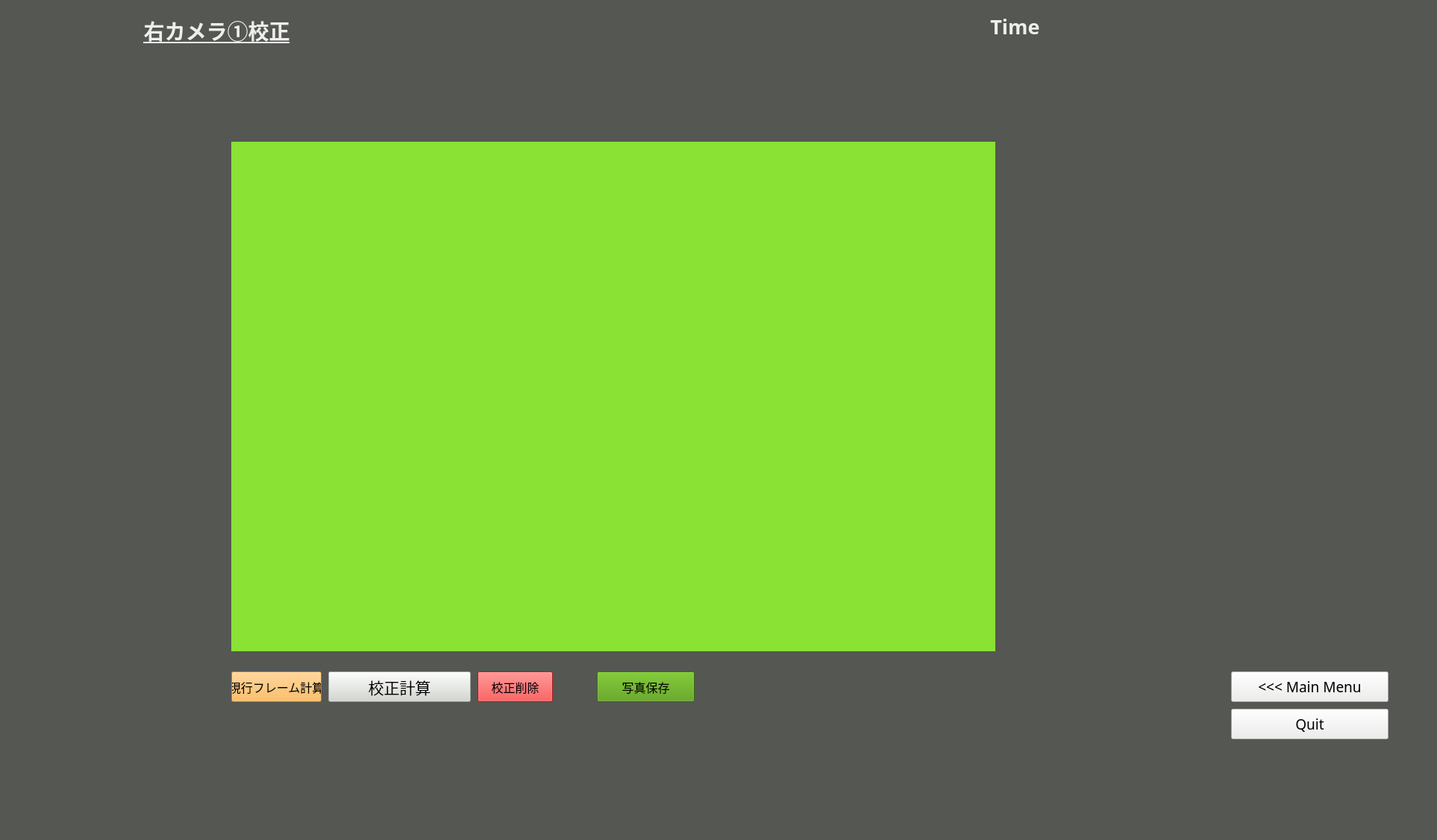
<?xml version="1.0" encoding="UTF-8"?>
<ui version="4.0">
 <class>CameraCalibration1</class>
 <widget class="QMainWindow" name="CameraCalibration1">
  <property name="enabled">
   <bool>true</bool>
  </property>
  <property name="geometry">
   <rect>
    <x>0</x>
    <y>0</y>
    <width>1926</width>
    <height>1126</height>
   </rect>
  </property>
  <property name="windowTitle">
   <string>MainWindow</string>
  </property>
  <property name="styleSheet">
   <string notr="true">background-color: rgb(85, 87, 83);</string>
  </property>
  <widget class="QWidget" name="calibrationWidget">
   <property name="enabled">
    <bool>true</bool>
   </property>
   <widget class="QLabel" name="label">
    <property name="geometry">
     <rect>
      <x>50</x>
      <y>20</y>
      <width>481</width>
      <height>41</height>
     </rect>
    </property>
    <property name="font">
     <font>
      <family>Ubuntu Mono</family>
      <pointsize>21</pointsize>
      <weight>75</weight>
      <bold>true</bold>
      <underline>true</underline>
     </font>
    </property>
    <property name="styleSheet">
     <string notr="true">color: rgb(238, 238, 236);</string>
    </property>
    <property name="text">
     <string>右カメラ①校正</string>
    </property>
    <property name="alignment">
     <set>Qt::AlignCenter</set>
    </property>
   </widget>
   <widget class="QLabel" name="camFrame">
    <property name="geometry">
     <rect>
      <x>310</x>
      <y>190</y>
      <width>1024</width>
      <height>683</height>
     </rect>
    </property>
    <property name="styleSheet">
     <string notr="true">background-color: rgb(138, 226, 52);</string>
    </property>
    <property name="text">
     <string/>
    </property>
    <property name="alignment">
     <set>Qt::AlignCenter</set>
    </property>
   </widget>
   <widget class="QPushButton" name="calibCam">
    <property name="geometry">
     <rect>
      <x>440</x>
      <y>900</y>
      <width>191</width>
      <height>41</height>
     </rect>
    </property>
    <property name="font">
     <font>
      <pointsize>16</pointsize>
     </font>
    </property>
    <property name="styleSheet">
     <string notr="true">background-color: rgb(211, 215, 207);</string>
    </property>
    <property name="text">
     <string>校正計算</string>
    </property>
   </widget>
   <widget class="QPushButton" name="calibSingleFrame">
    <property name="geometry">
     <rect>
      <x>310</x>
      <y>900</y>
      <width>121</width>
      <height>41</height>
     </rect>
    </property>
    <property name="font">
     <font>
      <pointsize>12</pointsize>
     </font>
    </property>
    <property name="styleSheet">
     <string notr="true">background-color: rgb(252, 175, 62);</string>
    </property>
    <property name="text">
     <string>現行フレーム計算</string>
    </property>
   </widget>
   <widget class="QPushButton" name="delCalib">
    <property name="geometry">
     <rect>
      <x>640</x>
      <y>900</y>
      <width>101</width>
      <height>41</height>
     </rect>
    </property>
    <property name="font">
     <font>
      <pointsize>12</pointsize>
     </font>
    </property>
    <property name="styleSheet">
     <string notr="true">background-color: rgb(239, 41, 41);</string>
    </property>
    <property name="text">
     <string>校正削除</string>
    </property>
   </widget>
   <widget class="QPushButton" name="arucoCheck">
    <property name="geometry">
     <rect>
      <x>800</x>
      <y>900</y>
      <width>131</width>
      <height>41</height>
     </rect>
    </property>
    <property name="font">
     <font>
      <pointsize>12</pointsize>
     </font>
    </property>
    <property name="styleSheet">
     <string notr="true">background-color: rgb(78, 154, 6);</string>
    </property>
    <property name="text">
     <string>写真保存</string>
    </property>
   </widget>
   <widget class="QPushButton" name="quitbutton">
    <property name="geometry">
     <rect>
      <x>1650</x>
      <y>950</y>
      <width>211</width>
      <height>41</height>
     </rect>
    </property>
    <property name="font">
     <font>
      <family>Ubuntu Mono</family>
      <pointsize>14</pointsize>
     </font>
    </property>
    <property name="styleSheet">
     <string notr="true">background-color: rgb(238, 238, 236);</string>
    </property>
    <property name="text">
     <string>Quit</string>
    </property>
   </widget>
   <widget class="QPushButton" name="mainmenubutton">
    <property name="geometry">
     <rect>
      <x>1650</x>
      <y>900</y>
      <width>211</width>
      <height>41</height>
     </rect>
    </property>
    <property name="font">
     <font>
      <family>Ubuntu Mono</family>
      <pointsize>14</pointsize>
     </font>
    </property>
    <property name="styleSheet">
     <string notr="true">background-color: rgb(238, 238, 236);</string>
    </property>
    <property name="text">
     <string>&lt;&lt;&lt; Main Menu</string>
    </property>
   </widget>
   <widget class="QLabel" name="timeLabel">
    <property name="geometry">
     <rect>
      <x>1180</x>
      <y>10</y>
      <width>361</width>
      <height>51</height>
     </rect>
    </property>
    <property name="font">
     <font>
      <family>Ubuntu Mono</family>
      <pointsize>20</pointsize>
      <weight>75</weight>
      <bold>true</bold>
     </font>
    </property>
    <property name="styleSheet">
     <string notr="true">color: rgb(238, 238, 236);</string>
    </property>
    <property name="text">
     <string>Time</string>
    </property>
    <property name="alignment">
     <set>Qt::AlignCenter</set>
    </property>
   </widget>
  </widget>
  <widget class="QMenuBar" name="menubar">
   <property name="geometry">
    <rect>
     <x>0</x>
     <y>0</y>
     <width>1926</width>
     <height>21</height>
    </rect>
   </property>
  </widget>
  <widget class="QStatusBar" name="statusbar"/>
 </widget>
 <resources/>
 <connections/>
</ui>
